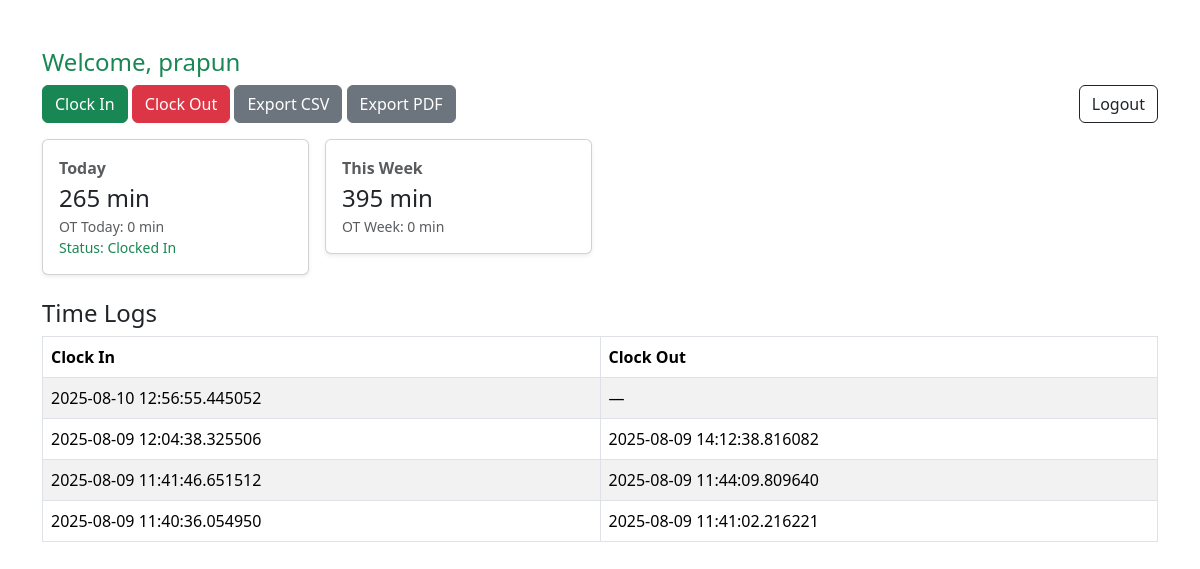
The page /dashboard (signed in) on the database its author committed.
### app.py (models this page shows)
class User(db.Model):
    id       = db.Column(db.Integer, primary_key=True)
    username = db.Column(db.String(100), unique=True, nullable=False)
    password = db.Column(db.String(200), nullable=False)  # plaintext for demo
    role     = db.Column(db.String(20), nullable=False)   # 'admin' | 'employee'

class TimeLog(db.Model):
    id        = db.Column(db.Integer, primary_key=True)
    user_id   = db.Column(db.Integer, db.ForeignKey('user.id'), nullable=False)
    clock_in  = db.Column(db.DateTime)
    clock_out = db.Column(db.DateTime)
    user      = db.relationship('User', backref='time_logs')

### app.py (the view, shortened to what this page needs)
@app.route('/dashboard')
def dashboard():
    if 'user_id' not in session:
        return redirect(url_for('index'))
    user = User.query.get(session['user_id'])
    start_date_str = request.args.get('start_date', '').strip()
    end_date_str   = request.args.get('end_date', '').strip()
    employee_q     = request.args.get('employee', '').strip()  # username partial
    def parse_date(d):
        try:    return datetime.strptime(d, "%Y-%m-%d").date()
        except: return None
    start_dt = end_dt = None
    if user.role == 'admin':
        if start_date_str:
            sd = parse_date(start_date_str)
            if sd: start_dt = datetime.combine(sd, time.min)
        if end_date_str:
            ed = parse_date(end_date_str)
            if ed: end_dt = datetime.combine(ed, time.max)
        logs_query = (TimeLog.query
                      .join(User, TimeLog.user_id == User.id)
                      .options(joinedload(TimeLog.user)))
        if employee_q:
            logs_query = logs_query.filter(User.username.ilike(f"%{employee_q}%"))
        if start_dt and end_dt:
            logs_query = logs_query.filter(and_(TimeLog.clock_in >= start_dt, TimeLog.clock_in <= end_dt))
        elif start_dt:
            logs_query = logs_query.filter(TimeLog.clock_in >= start_dt)
        elif end_dt:
            logs_query = logs_query.filter(TimeLog.clock_in <= end_dt)
        logs = logs_query.order_by(TimeLog.clock_in.desc()).all()
    else:
        logs = (TimeLog.query
                .filter_by(user_id=user.id)
                .options(joinedload(TimeLog.user))
                .order_by(TimeLog.clock_in.desc())
                .all())
    my_today, my_today_ot, my_week, my_week_ot, my_clocked_in = totals_for_user_today_and_week(user.id)
    summary = None
    employees = User.query.order_by(User.username.asc()).all() if user.role == 'admin' else []
    return render_template(
        'dashboard.html',
        user=user,
        role=user.role,
        logs=logs,
        summary=summary,
        my_today=my_today,
        my_today_ot=my_today_ot,
        my_week=my_week,
        my_week_ot=my_week_ot,
        my_clocked_in=my_clocked_in,
        employees=employees,
        start_date_val=start_date_str,
        end_date_val=end_date_str,
        employee_val=employee_q
    )

### app.py (called while the page is built)
def clamp(dt, start, end):
    if dt < start: return start
    if dt > end:   return end
    return dt

def minutes_in_range(log, start, end):
    if not log.clock_in:
        return 0
    s = clamp(log.clock_in, start, end)
    e = clamp(log.clock_out or datetime.now(), start, end)
    if e <= s:
        return 0
    return int((e - s).total_seconds() // 60)

def day_bounds(dt_date):
    start = datetime.combine(dt_date, time.min)
    end   = datetime.combine(dt_date, time.max)
    return start, end

def this_week_bounds():
    today = datetime.today().date()
    week_start_date = today - timedelta(days=today.weekday())  # Monday
    week_end_date   = week_start_date + timedelta(days=6)      # Sunday
    return day_bounds(week_start_date)[0], day_bounds(week_end_date)[1]

def totals_for_user_today_and_week(user_id):
    today = datetime.today().date()
    today_start, today_end = day_bounds(today)
    week_start, week_end   = this_week_bounds()
    logs = (TimeLog.query
            .filter(TimeLog.user_id == user_id, TimeLog.clock_in >= week_start)
            .order_by(TimeLog.clock_in.asc())
            .all())
    today_minutes  = sum(minutes_in_range(l, today_start, today_end) for l in logs)
    week_minutes   = sum(minutes_in_range(l, week_start,  week_end)  for l in logs)
    clocked_in_now = any(l.clock_out is None for l in logs)
    today_ot = max(0, today_minutes - DAILY_OT_THRESHOLD_MIN)
    week_ot  = max(0, week_minutes  - WEEKLY_OT_THRESHOLD_MIN)
    return today_minutes, today_ot, week_minutes, week_ot, clocked_in_now

### templates/dashboard.html (shortened to what this page needs)
{% extends 'base.html' %} {% block title %}Dashboard{% endblock %} {% block content %}
<h4 class="text-success">Welcome, {{ user.username }}</h4>
<div class="mb-3">
    {% if role == 'employee' %}
    <a href="/clock_in" class="btn btn-success">Clock In</a>
    <a href="/clock_out" class="btn btn-danger">Clock Out</a> {% endif %}
    <a href="/export_csv" class="btn btn-secondary">Export CSV</a>
    <a href="/export_pdf" class="btn btn-secondary">Export PDF</a>
    <a href="/logout" class="btn btn-outline-dark float-end">Logout</a>
</div>
<div class="row g-3">
    <div class="col-md-3">
        <div class="card shadow-sm p-3">
            <div class="fw-bold text-muted">Today</div>
            <div class="fs-4">{{ my_today }} min</div>
            <div class="small {{ 'text-danger' if my_today_ot > 0 else 'text-muted' }}">OT Today: {{ my_today_ot }} min</div>
            <div class="small {{ 'text-success' if my_clocked_in else 'text-muted' }}">Status: {{ 'Clocked In' if my_clocked_in else 'Clocked Out' }}</div>
        </div>
    </div>
    <div class="col-md-3">
        <div class="card shadow-sm p-3">
            <div class="fw-bold text-muted">This Week</div>
            <div class="fs-4">{{ my_week }} min</div>
            <div class="small {{ 'text-danger' if my_week_ot > 0 else 'text-muted' }}">OT Week: {{ my_week_ot }} min</div>
        </div>
    </div>
</div>
<h4 class="mt-4">Time Logs</h4>
<table class="table table-bordered table-striped">
    <thead>
        <tr>
            <th>Clock In</th>
            <th>Clock Out</th>
        </tr>
    </thead>
    <tbody>
        {% for log in logs %}
        <tr>
            <td>{{ log.clock_in }}</td>
            <td>{{ log.clock_out or '—' }}</td>
        </tr>
        {% endfor %}
    </tbody>
</table>
{% endblock %}

### rows shown on the page
User: username "prapun"
TimeLog: clock_in "2025-08-10 12:56:55.445052", clock_out "—"
TimeLog: clock_in "2025-08-09 12:04:38.325506", clock_out "2025-08-09 14:12:38.816082"
TimeLog: clock_in "2025-08-09 11:41:46.651512", clock_out "2025-08-09 11:44:09.809640"
TimeLog: clock_in "2025-08-09 11:40:36.054950", clock_out "2025-08-09 11:41:02.216221"

### other values the page prints
{{ my_today }} "265"
{{ my_today_ot }} "0"
{{ 'Clocked In' if my_clocked_in else 'Clocked Out' }} "Clocked In"
{{ my_week }} "395"
{{ my_week_ot }} "0"
